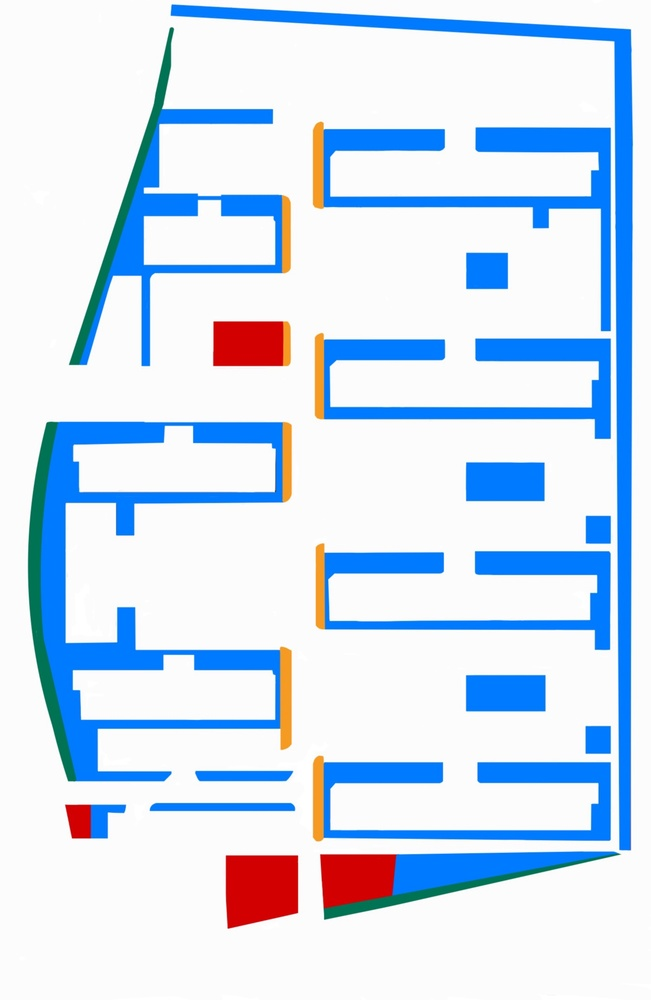
#> input picture src/Environment/Apartment_Complex.jpg, 651 x 1000 px, shrunk from 1675 x 2572 before the run
$ jupyter execute --allow-errors image_to_grid.ipynb
#> lines starting #> are read from the running program, lines starting #| are printed output that depends on the picture
[cell 1]
import numpy as np
import matplotlib.pyplot as plt
import matplotlib.image as mpimg
from PIL import Image
from scipy import stats
from PIL import ImageDraw

[cell 2]
img = mpimg.imread('Apartment_Complex.jpg')
#> img is the input picture: shape (1000, 651, 3); mean R, G, B 205.9, 222.7, 242.1

[cell 3]
image_path = 'Apartment_Complex.jpg'
image = Image.open(image_path)

[cell 4]
image.show()

[cell 5]
gray_image = image.convert('L') #grayscale the image
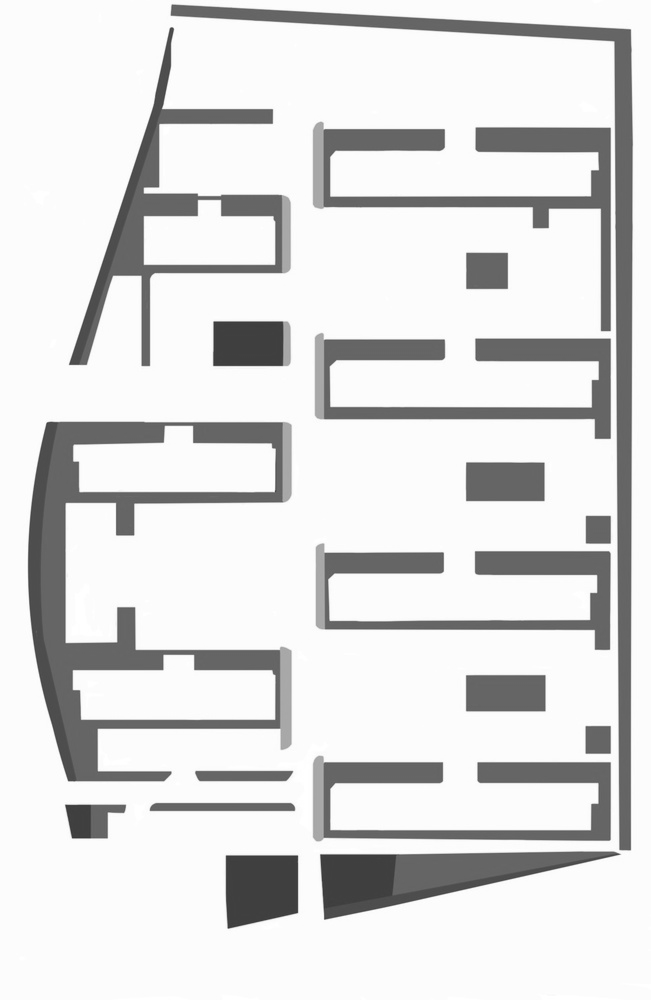
#> gray_image: PIL image 651x1000 L; min 53, max 255, mean 219.9
gray_image.show()

[cell 6]
gray_array = np.array(gray_image)
print(gray_array.shape)
#| (1000, 651)

[cell 7]
gray_array

[cell 8]
def majority_value(square):
    mode_val = stats.mode(square.flatten(), axis=None)[0]
    return mode_val

[cell 9]
def image_to_grid(image_path, block_size=5):
     # Load the image and convert to grayscale
#> called with image_path = 'Apartment_Complex.jpg', block_size = 5
    image = Image.open(image_path).convert('L')
    image_array = np.array(image)

    # Calculate the size of the new grid
    new_width = image_array.shape[1] // block_size
#> new_width = 130
    new_height = image_array.shape[0] // block_size
#> new_height = 200

    # Create an empty array for the new grid
    grid = np.zeros((new_height, new_width), dtype=np.uint8)

    # Process the image in blocks
    for i in range(0, image_array.shape[0], block_size):
        for j in range(0, image_array.shape[1], block_size):
            # Extract the block
            block = image_array[i:i+block_size, j:j+block_size]

            # Check if the block is smaller than the expected size (at edges)
            if block.shape[0] == block_size and block.shape[1] == block_size:
                # Find the majority value in the block and assign it to the grid cell
                grid[i//block_size, j//block_size] = majority_value(block)
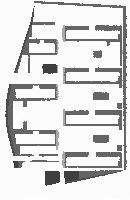
#> grid: shape (200, 130); min 59, max 255, mean 219

    return grid

[cell 10]
image_path = 'Apartment_Complex.jpg'
grid = image_to_grid(image_path, block_size=5)
print(grid)
#> (printed output is left out)

[cell 11]
grid.shape
#> Out = (200, 130)

[cell 12]
#plot the grid
plt.imshow(grid, cmap='gray')

[cell 13]
#should be yellow
print("Yellow: ", grid[8][91])
#| Yellow:  252
#> (the rest of this cell did not finish here and is left out)

[cell 14]
def draw_circles_on_image(image_path, points, radius=10, color='red', output_path='output_image.jpg'):
    """
    Draws circles around specified points on an image.

    :param image_path: Path to the input image.
    :param points: A list of tuples, where each tuple represents the (x, y) coordinates of a point.
    :param radius: Radius of the circles to be drawn.
    :param color: Color of the circles.
    :param output_path: Path to save the image with circles.
    """
    # Load the image
    image = Image.open(image_path)
    draw = ImageDraw.Draw(image)

    # Draw circles around each point
    for point in points:
        y, x = point
        # Draw an ellipse that will appear as a circle since all sides are equal
        draw.ellipse((x-radius, y-radius, x+radius, y+radius), outline=color)

    # Save or display the modified image
    image.save(output_path)
    plt.imshow(grid, cmap='gray')

[cell 15]
from matplotlib.patches import Ellipse
# Assuming 'new_grid' is your numpy array
plt.imshow(grid, cmap='gray')  # Plot the grid

# Example ellipses parameters: (x_center, y_center, width, height, angle)
ellipses = [
    (91, 8, 10, 5, 45),
    (151, 11, 10, 5, 45),
    (83, 40, 10, 5, 45),
    (125, 447, 10, 5, 45),
    (145, 446, 10, 5, 45),
    (135, 456, 10, 5, 45),
    (255, 71, 10, 5, 45),
    (278, 108, 10, 5, 45),
    (308, 72, 10, 5, 45),
    (163, 71, 10, 5, 45)
]

ax = plt.gca()

for x, y, width, height, angle in ellipses:
    ellipse = Ellipse(xy=(x, y), width=width, height=height, angle=angle, edgecolor='r', fc='None', lw=1)
    ax.add_patch(ellipse)

plt.axis('off')
plt.show()
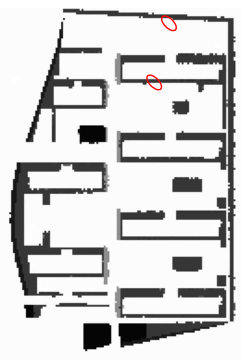
#> figure drawn by matplotlib, 1 panel
